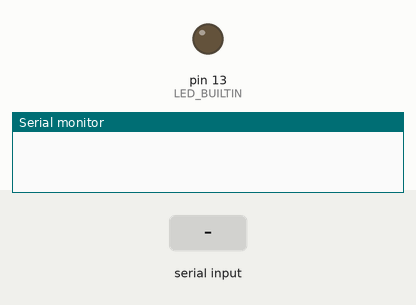
Bench run of a sketch on a simulated Arduino Uno, built with avr-gcc and run on an emulated ATmega328P. Parts: output pins drawn as LEDs (lit = HIGH), the last lines printed to the serial monitor. The test bench sets the inputs (shaded band).

Above: at 1.2 s.
1.3 s: "d" received over Serial
At 2.5 s:
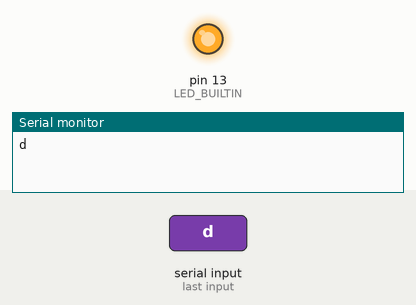
2.8 s: "l" received over Serial
At 3.7 s:
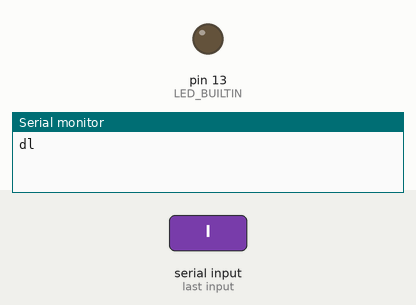
Timing chart, 0 to 5.8 s (numbered marks = the images above; inputs shaded):
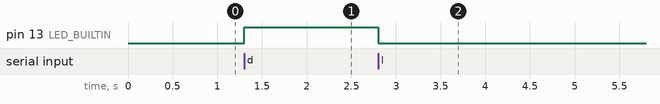

The sketch:

arduino.ino
```cpp
void setup()
{
  Serial.begin(9600);
  pinMode(LED_BUILTIN, OUTPUT);
  digitalWrite(LED_BUILTIN, LOW);
}

char command = '\0';
// the loop routine runs over and over again forever:
void loop()
{

   if (Serial.available() > 0)
   {

    command = Serial.read();
    if (command == 'd')
    {
      digitalWrite(LED_BUILTIN, HIGH);
    }
    if (command == 'l')
    {
      digitalWrite(LED_BUILTIN, LOW);
    }
    Serial.write(command);
  }
}
```

Measured:
- after the input at 1.3 s, pin 13 (LED_BUILTIN): LOW → HIGH at once
- after the input at 2.8 s, pin 13 (LED_BUILTIN): HIGH → LOW at once
